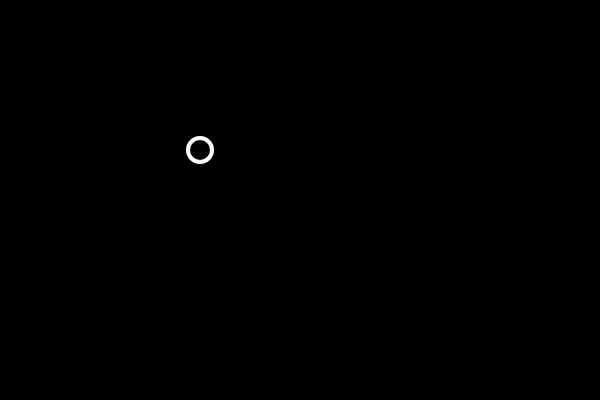
Frame 1 (no input)
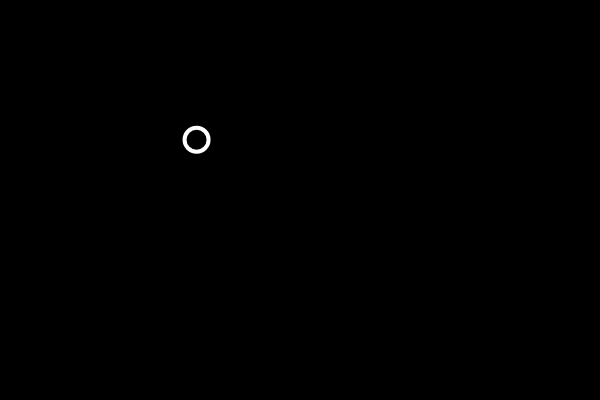
Frame 60 (no input)
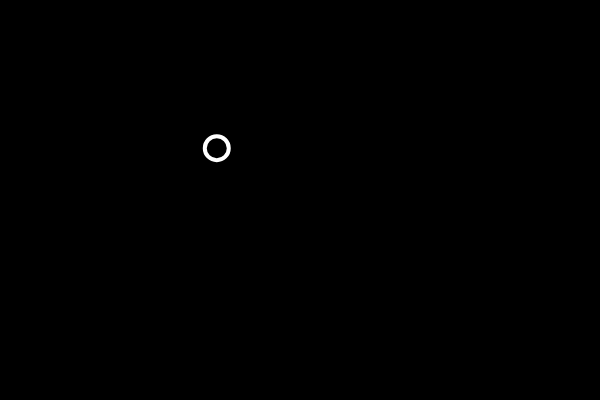
Frame 120 (the mouse pressed at the canvas centre since frame 60)

The p5.js sketch that drew these frames (run headless with seeded random() and noise() and a simulated clock; from frame 60 on, the mouse is pressed at the canvas centre):

// p5.js sketch
// ── sketch.js
let bubble;

function setup() {
    createCanvas(600, 400);
    bubble = new Bubble();
}

function draw() {
    background(0);
    bubble.show();
    bubble.move();

}

class Bubble {
    constructor() {
        this.x = 200;
        this.y = 150;
    }

    move() {
        this.x += random(-5, 5);
        this.y += random(-5, 5);
    }

    show() {
        stroke(255);
        strokeWeight(4);
        noFill();
        ellipse(this.x, this.y, 24, 24);
    }
}
